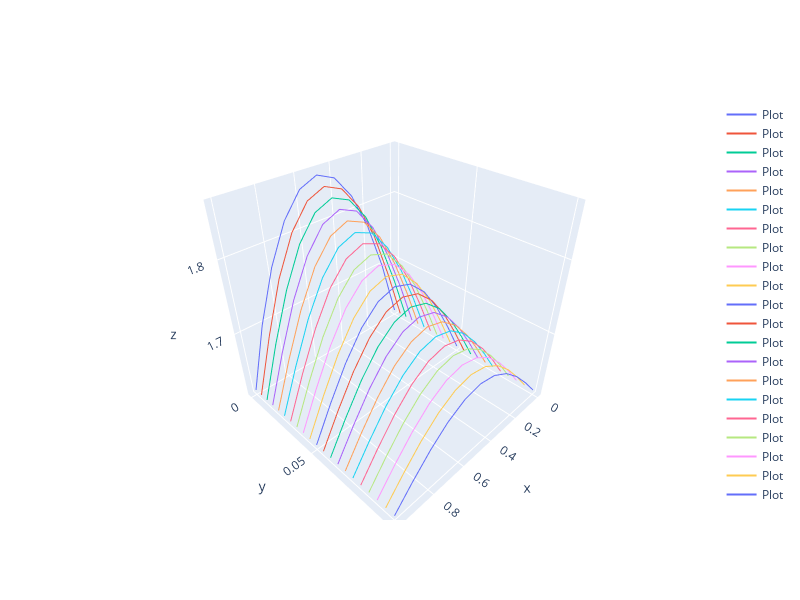

Source (notebook cell):
### Code cell
layout = go.Layout(autosize=False, width=800, height=600)

fig = go.Figure(layout=layout)

traces = []

for i in range(0, len(t)):   
    tmp = np.full((1, len(t)),t[i])
    tmp1 = Y[:, i]
    traces.append(go.Scatter3d(x=x, y=tmp[0], z=tmp1, mode="lines", name="Plot"))

fig.add_traces( traces )
fig.show()
